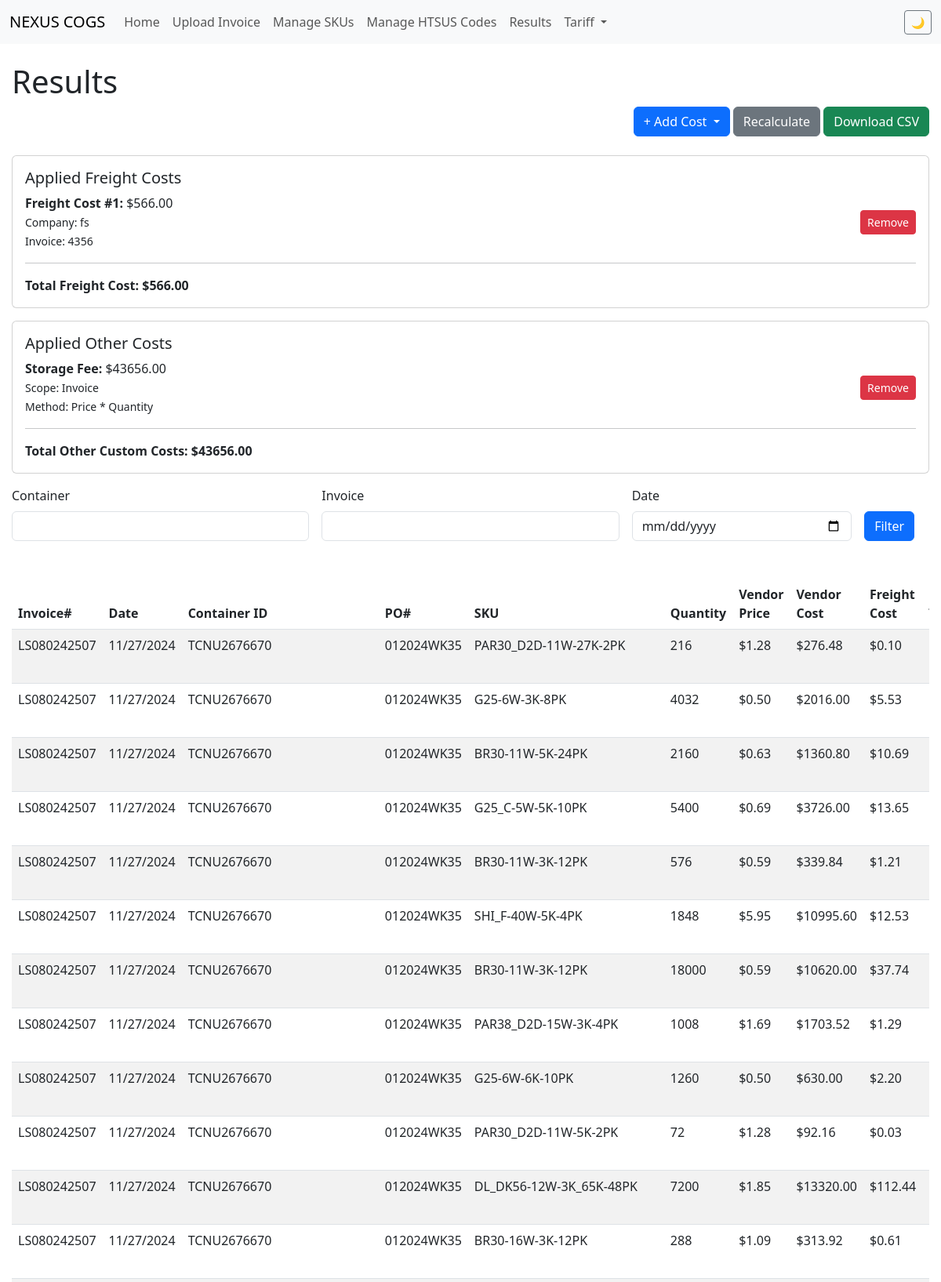
/legacy/results/ (upper part), run on the app's committed database.
### cogs/models.py (models this page shows, shortened)
class CostPool(models.Model):
    class Scope(models.TextChoices):
        INVOICE = 'INVOICE', 'Invoice'
        CONTAINER = 'CONTAINER', 'Container'
        ALL = 'ALL', 'All'
    class Method(models.TextChoices):
        PRICE = 'PRICE', 'Price'
        VOLUME = 'VOLUME', 'Volume'
        QUANTITY = 'QUANTITY', 'Quantity'
        EQUALLY = 'EQUALLY', 'Equally'
        PRICE_QUANTITY = 'PRICE_QUANTITY', 'Price * Quantity'
    name = models.CharField(max_length=255)
    scope = models.CharField(max_length=10, choices=Scope.choices)
    method = models.CharField(max_length=20, choices=Method.choices)
    amount_total = models.DecimalField(max_digits=10, decimal_places=2)
    container = models.ForeignKey(Container, on_delete=models.CASCADE, blank=True, null=True)
    invoice = models.ForeignKey(Invoice, on_delete=models.CASCADE, blank=True, null=True)
    auto_compute = models.BooleanField(default=False, help_text="True for system pools like HTSUS tariff")
    shipment_company = models.CharField(max_length=200, blank=True, null=True)
    shipment_invoice = models.CharField(max_length=100, blank=True, null=True)

class InvoiceLine(models.Model):
    invoice = models.ForeignKey(Invoice, on_delete=models.CASCADE, related_name='lines')
    sku = models.ForeignKey(SKU, on_delete=models.PROTECT)
    quantity = models.IntegerField()
    price_vendor = models.DecimalField(max_digits=10, decimal_places=2, help_text="Price per unit")
    total_vendor = models.DecimalField(max_digits=10, decimal_places=2, help_text="Denormalized from CSV for validation")
    unit_volume_cc = models.FloatField(help_text="Volume per unit in cubic centimeters")

class Invoice(models.Model):
    invoice_number = models.CharField(max_length=100)
    invoice_date = models.DateField()
    container = models.ForeignKey(Container, on_delete=models.SET_NULL, blank=True, null=True)
    entry = models.ForeignKey('tariff.Entry', on_delete=models.SET_NULL, blank=True, null=True, help_text="Link to customs entry if available")
    po_number = models.CharField(max_length=100)
    currency = models.CharField(max_length=3, default="USD")
    apply_db_htsus_rate = models.BooleanField(default=True, help_text="If False, manual HTSUS rate will be used for this invoice.")
    manual_htsus_rate_pct = models.DecimalField(max_digits=5, decimal_places=2, blank=True, null=True, help_text="Manual HTSUS rate for this invoice (e.g. 3.5 for 3.5%). Used if 'Apply DB HTSUS Rate' is False.")

class Container(models.Model):
    container_id = models.CharField(max_length=100, unique=True)
    notes = models.TextField(blank=True, null=True)

class SKU(models.Model):
    sku = models.CharField(max_length=100, unique=True)  # Keep longer length from COGS
    name = models.CharField(max_length=255, blank=True, null=True)
    htsus_code = models.ForeignKey(HTSUSCode, on_delete=models.SET_NULL, blank=True, null=True)
    htsus_rate_pct = models.DecimalField(
        max_digits=7,
        decimal_places=4,
        blank=True,
        null=True,
        help_text="Overrides HTSUSCode rate if present"
    )
    origin_country = models.CharField(
        max_length=2,
        blank=True,
        null=True,
        help_text="ISO 2-letter country code"
    )
    claimed_spi = models.CharField(
        max_length=10,
        blank=True,
        help_text="Special Program Indicator"
    )
    effective_from = models.DateField(null=True, blank=True)
    effective_to = models.DateField(null=True, blank=True)
    override_reason = models.TextField(
        blank=True,
        help_text="Reason for rate override"
    )

class AllocatedCost(models.Model):
    cost_pool = models.ForeignKey(CostPool, on_delete=models.CASCADE)
    invoice_line = models.ForeignKey(InvoiceLine, on_delete=models.CASCADE)
    amount_allocated = models.DecimalField(max_digits=10, decimal_places=2)

### cogs/views.py (the view)
# urls.py: path('results/', views.results, name='results'),
def results(request):
    lines = InvoiceLine.objects.all().select_related('invoice', 'sku').prefetch_related('allocatedcost_set__cost_pool')
    container_filter = request.GET.get('container')
    invoice_filter = request.GET.get('invoice')
    date_filter = request.GET.get('date')
    if container_filter:
        lines = lines.filter(invoice__container__container_id=container_filter)
    if invoice_filter:
        lines = lines.filter(invoice__invoice_number=invoice_filter)
    if date_filter:
        lines = lines.filter(invoice__invoice_date=date_filter)
    other_cost_pool_names = CostPool.objects.exclude(name__in=['Freight Cost', 'HTSUS Tariff']).values_list('name', flat=True).distinct()
    results_data = []
    for line in lines:
        vendor_cost = line.price_vendor * line.quantity
        freight_cost = line.allocatedcost_set.filter(cost_pool__name='Freight Cost').first()
        freight_cost_amount = freight_cost.amount_allocated if freight_cost else 0
        htsus_tariff = line.allocatedcost_set.filter(cost_pool__name='HTSUS Tariff').first()
        htsus_tariff_amount = htsus_tariff.amount_allocated if htsus_tariff else 0
        other_cost_allocations = {}
        current_line_other_costs_total = Decimal(0)
        for allocated_cost in line.allocatedcost_set.all():
            if allocated_cost.cost_pool.name not in ['Freight Cost', 'HTSUS Tariff']:
                other_cost_allocations[allocated_cost.cost_pool.name] = allocated_cost.amount_allocated
                current_line_other_costs_total += allocated_cost.amount_allocated
        total_cost = vendor_cost + freight_cost_amount + htsus_tariff_amount + current_line_other_costs_total
        unit_total_cost = (total_cost / line.quantity).quantize(Decimal('0.01')) if line.quantity > 0 else Decimal(0)
        results_data.append({
            'line': line,
            'vendor_cost': vendor_cost,
            'freight_cost': freight_cost_amount,
            'htsus_tariff': htsus_tariff_amount,
            'other_cost_allocations': other_cost_allocations, # New: detailed other costs
            'total_cost': total_cost,
            'unit_total_cost': unit_total_cost,
        })
    freight_costs = CostPool.objects.filter(name='Freight Cost')
    total_freight_cost = sum(cost.amount_total for cost in freight_costs)
    other_custom_costs = CostPool.objects.exclude(name__in=['Freight Cost', 'HTSUS Tariff'])
    total_other_custom_costs = sum(cost.amount_total for cost in other_custom_costs)
    return render(request, 'results.html', {
        'results_data': results_data,
        'freight_costs': freight_costs,
        'total_freight_cost': total_freight_cost,
        'other_custom_costs': other_custom_costs, # Keep for the summary card
        'total_other_custom_costs': total_other_custom_costs, # Keep for the summary card
        'other_cost_pool_names': other_cost_pool_names, # New: for dynamic columns
    })

### cogs/templatetags/cogs_extras.py (called while the page is built)
@register.filter
def get_item(dictionary, key):
    return dictionary.get(key)

### templates/results.html (shortened to what this page needs)
{% extends 'base.html' %}
{% load cogs_extras %}
{% block content %}
<div class="results-full-width">
    <h1>Results</h1>
    <div class="d-flex justify-content-between align-items-center mb-4">
        <div>
            <div class="dropdown" style="display: inline-block;">
                <button class="btn btn-primary dropdown-toggle" type="button" id="addCostDropdown" data-bs-toggle="dropdown" aria-expanded="false">
                    + Add Cost
                </button>
            </div>
            <a href="{% url 'recalculate_costs' %}" class="btn btn-secondary">Recalculate</a>
            <a href="{% url 'download_results_csv' %}" class="btn btn-success">Download CSV</a>
        </div>
    </div>
    {% if freight_costs %}
    <div class="card mb-3">
        <div class="card-body">
            <h5 class="card-title">Applied Freight Costs</h5>
            {% for cost in freight_costs %}
            <div class="d-flex justify-content-between align-items-center mb-2">
                <div>
                    <strong>Freight Cost #{{ forloop.counter }}:</strong> ${{ cost.amount_total|floatformat:2 }}
                    {% if cost.shipment_company %}
                        <br><small>Company: {{ cost.shipment_company }}</small>
                    {% endif %}
                    {% if cost.shipment_invoice %}
                        <br><small>Invoice: {{ cost.shipment_invoice }}</small>
                    {% endif %}
                </div>
                <form method="post" action="/delete-cost-pool/{{ cost.id }}/" style="display:inline;">
                    <button type="submit" class="btn btn-sm btn-danger" onclick="return confirm('Delete this freight cost?')">Remove</button>
                </form>
            </div>
            {% endfor %}
            <hr>
            <strong>Total Freight Cost: ${{ total_freight_cost|floatformat:2 }}</strong>
        </div>
    </div>
    {% endif %}
    {% if other_custom_costs %}
    <div class="card mb-3">
        <div class="card-body">
            <h5 class="card-title">Applied Other Costs</h5>
            {% for cost in other_custom_costs %}
            <div class="d-flex justify-content-between align-items-center mb-2">
                <div>
                    <strong>{{ cost.name }}:</strong> ${{ cost.amount_total|floatformat:2 }}
                    <br><small>Scope: {{ cost.get_scope_display }}</small>
                    <br><small>Method: {{ cost.get_method_display }}</small>
                </div>
                <form method="post" action="/delete-cost-pool/{{ cost.id }}/" style="display:inline;">
                    <button type="submit" class="btn btn-sm btn-danger" onclick="return confirm('Delete this custom cost?')">Remove</button>
                </form>
            </div>
            {% endfor %}
            <hr>
            <strong>Total Other Custom Costs: ${{ total_other_custom_costs|floatformat:2 }}</strong>
        </div>
    </div>
    {% endif %}
    <form method="get" class="row g-3 mb-4">
        <div class="col-md-4">
            <label for="container" class="form-label">Container</label>
            <input type="text" class="form-control" name="container" id="container" value="{{ request.GET.container }}">
        </div>
        <div class="col-md-4">
            <label for="invoice" class="form-label">Invoice</label>
            <input type="text" class="form-control" name="invoice" id="invoice" value="{{ request.GET.invoice }}">
        </div>
        <div class="col-md-3">
            <label for="date" class="form-label">Date</label>
            <input type="date" class="form-control" name="date" id="date" value="{{ request.GET.date }}">
        </div>
        <div class="col-md-1 d-flex align-items-end">
            <button class="btn btn-primary" type="submit">Filter</button>
        </div>
    </form>
    <div class="results-table-wrapper">
        <table class="table table-striped table-hover results-table" id="resultsTable">
            <thead>
                <tr>
                    <th class="nowrap">Invoice#</th>
                    <th class="date-column">Date</th>
                    <th class="nowrap">Container ID</th>
                    <th class="nowrap">PO#</th>
                    <th class="sku-column">SKU</th>
                    <th>Quantity</th>
                    <th>Vendor Price</th>
                    <th>Vendor Cost</th>
                    <th>Freight Cost</th>
                    <th>HTSUS Tariff</th>
                </tr>
            </thead>
            <tbody>
                {% for result in results_data %}
                <tr>
                    <td class="nowrap">{{ result.line.invoice.invoice_number }}</td>
                    <td class="date-column">{{ result.line.invoice.invoice_date|date:"m/d/Y" }}</td>
                    <td class="nowrap">{{ result.line.invoice.container.container_id }}</td>
                    <td class="nowrap">{{ result.line.invoice.po_number }}</td>
                    <td class="sku-column" title="{{ result.line.sku.sku }}">{{ result.line.sku.sku }}</td>
                    <td>{{ result.line.quantity }}</td>
                    <td>${{ result.line.price_vendor|floatformat:2 }}</td>
                    <td>${{ result.vendor_cost|floatformat:2 }}</td>
                    <td>${{ result.freight_cost|floatformat:2 }}</td>
                    <td>${{ result.htsus_tariff|floatformat:2 }}</td>
                </tr>
                {% endfor %}
            </tbody>
        </table>
    </div>
</div> {% endblock %}

### templates/base.html (style rules this page uses)
* { transition: background-color 0.3s ease, color 0.3s ease, border-color 0.3s ease; }
.results-table { width: 100%; }
.results-table thead th { position: sticky; top: 0; z-index: 10; background: white; }
.results-table td.nowrap, .results-table th.nowrap { white-space: nowrap; overflow: hidden; text-overflow: ellipsis; }
.sku-column { min-width: 150px; max-width: 250px; white-space: nowrap; overflow: hidden; text-overflow: ellipsis; }
.date-column { white-space: nowrap; min-width: 100px; }
.results-table th { position: relative; border-right: none !important; }

### templates/results.html (style rules this page uses)
.results-full-width { width: 100vw; margin-left: calc(-50vw + 50%); padding: 0 15px; }
.results-table-wrapper { width: 100%; overflow-x: auto; }
.results-table { width: 100%; min-width: 1400px; }

### data on the page
CostPool: amount_total "566.00", shipment_company "fs", shipment_invoice "4356"
CostPool: name "Storage Fee", amount_total "43656.00", scope "Invoice", method "Price * Quantity"
InvoiceLine: line.invoice.invoice_number "LS080242507", line.invoice.invoice_date "11/27/2024", line.invoice.container.container_id "TCNU2676670", line.invoice.po_number "012024WK35", line.sku.sku "PAR30_D2D-11W-27K-2PK", line.quantity "216", line.price_vendor "1.28", vendor_cost "276.48", freight_cost "0.10"
InvoiceLine: line.invoice.invoice_number "LS080242507", line.invoice.invoice_date "11/27/2024", line.invoice.container.container_id "TCNU2676670", line.invoice.po_number "012024WK35", line.sku.sku "G25-6W-3K-8PK", line.quantity "4032", line.price_vendor "0.50", vendor_cost "2016.00", freight_cost "5.53"
InvoiceLine: line.invoice.invoice_number "LS080242507", line.invoice.invoice_date "11/27/2024", line.invoice.container.container_id "TCNU2676670", line.invoice.po_number "012024WK35", line.sku.sku "BR30-11W-5K-24PK", line.quantity "2160", line.price_vendor "0.63", vendor_cost "1360.80", freight_cost "10.69"
InvoiceLine: line.invoice.invoice_number "LS080242507", line.invoice.invoice_date "11/27/2024", line.invoice.container.container_id "TCNU2676670", line.invoice.po_number "012024WK35", line.sku.sku "G25_C-5W-5K-10PK", line.quantity "5400", line.price_vendor "0.69", vendor_cost "3726.00", freight_cost "13.65"
InvoiceLine: line.invoice.invoice_number "LS080242507", line.invoice.invoice_date "11/27/2024", line.invoice.container.container_id "TCNU2676670", line.invoice.po_number "012024WK35", line.sku.sku "BR30-11W-3K-12PK", line.quantity "576", line.price_vendor "0.59", vendor_cost "339.84", freight_cost "1.21"
InvoiceLine: line.invoice.invoice_number "LS080242507", line.invoice.invoice_date "11/27/2024", line.invoice.container.container_id "TCNU2676670", line.invoice.po_number "012024WK35", line.sku.sku "SHI_F-40W-5K-4PK", line.quantity "1848", line.price_vendor "5.95", vendor_cost "10995.60", freight_cost "12.53"
InvoiceLine: line.invoice.invoice_number "LS080242507", line.invoice.invoice_date "11/27/2024", line.invoice.container.container_id "TCNU2676670", line.invoice.po_number "012024WK35", line.sku.sku "BR30-11W-3K-12PK", line.quantity "18000", line.price_vendor "0.59", vendor_cost "10620.00", freight_cost "37.74"
InvoiceLine: line.invoice.invoice_number "LS080242507", line.invoice.invoice_date "11/27/2024", line.invoice.container.container_id "TCNU2676670", line.invoice.po_number "012024WK35", line.sku.sku "PAR38_D2D-15W-3K-4PK", line.quantity "1008", line.price_vendor "1.69", vendor_cost "1703.52", freight_cost "1.29"
InvoiceLine: line.invoice.invoice_number "LS080242507", line.invoice.invoice_date "11/27/2024", line.invoice.container.container_id "TCNU2676670", line.invoice.po_number "012024WK35", line.sku.sku "G25-6W-6K-10PK", line.quantity "1260", line.price_vendor "0.50", vendor_cost "630.00", freight_cost "2.20"
InvoiceLine: line.invoice.invoice_number "LS080242507", line.invoice.invoice_date "11/27/2024", line.invoice.container.container_id "TCNU2676670", line.invoice.po_number "012024WK35", line.sku.sku "PAR30_D2D-11W-5K-2PK", line.quantity "72", line.price_vendor "1.28", vendor_cost "92.16", freight_cost "0.03"
InvoiceLine: line.invoice.invoice_number "LS080242507", line.invoice.invoice_date "11/27/2024", line.invoice.container.container_id "TCNU2676670", line.invoice.po_number "012024WK35", line.sku.sku "DL_DK56-12W-3K_65K-48PK", line.quantity "7200", line.price_vendor "1.85", vendor_cost "13320.00", freight_cost "112.44"
InvoiceLine: line.invoice.invoice_number "LS080242507", line.invoice.invoice_date "11/27/2024", line.invoice.container.container_id "TCNU2676670", line.invoice.po_number "012024WK35", line.sku.sku "BR30-16W-3K-12PK", line.quantity "288", line.price_vendor "1.09", vendor_cost "313.92", freight_cost "0.61"

### other printed values
{{ total_freight_cost|floatformat:2 }} "566.00"
{{ total_other_custom_costs|floatformat:2 }} "43656.00"
